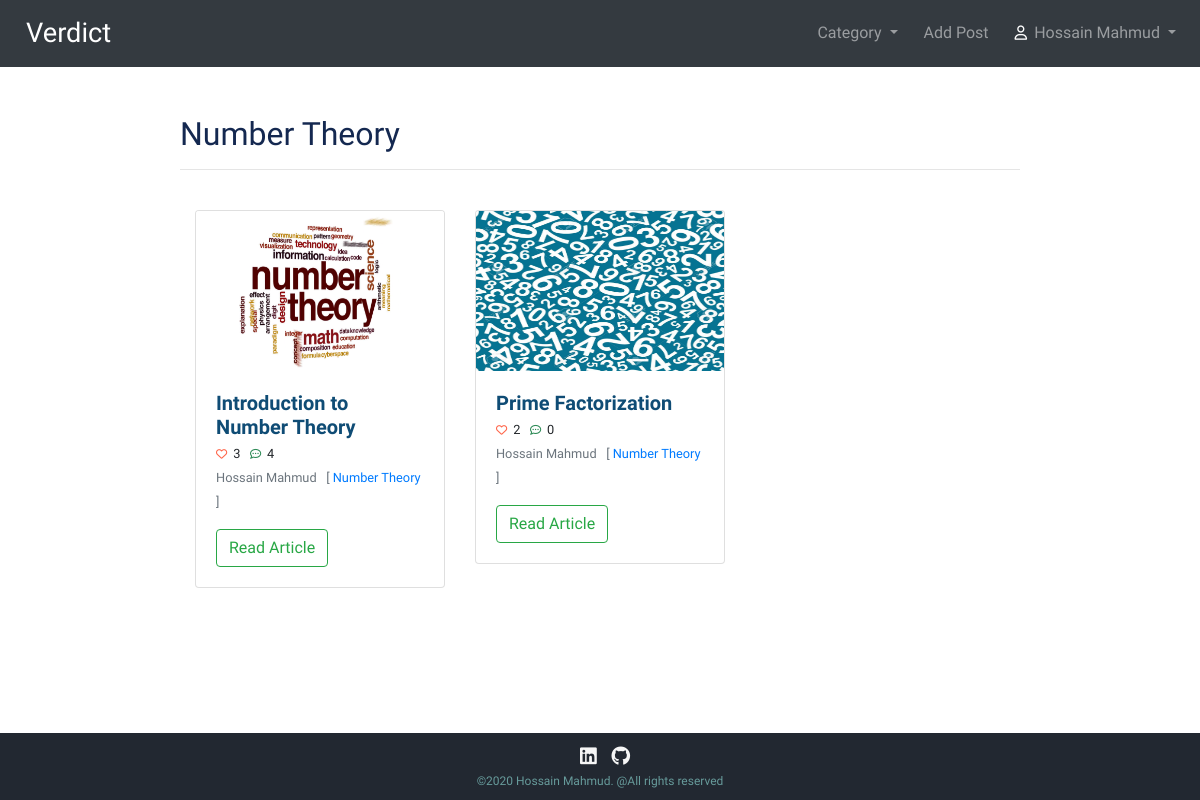
The page /category/Number Theory/ (signed in) on the database its author committed.
### blog/models.py (models this page shows, shortened)
class Post(models.Model):
    title = models.CharField(max_length=250)
    author = models.ForeignKey(User, on_delete=models.CASCADE)
    header_image = models.ImageField(null=True, blank=True, upload_to='images/')
    body = RichTextField(blank=True, null=True)
    date = models.DateField(auto_now_add=True)
    category = models.CharField(max_length=250, default='Miscellaneous')
    likes = models.ManyToManyField(User, related_name='post_likes')
    def total_likes(self):
        return self.likes.count()

### blog/views.py (the view)
# urls.py: path('category/<str:cat>/', CategoryView, name='category'),
def CategoryView(request, cat):
    category_post = Post.objects.filter(category=cat)
    cats = Category.objects.all()
    context = {
        'cat': cat,
        'cats': cats,
        'category_post': category_post
    }
    return render(request, 'blog/category.html', context)

### blog/templates/blog/category.html (shortened to what this page needs)
{% extends 'blog/base.html' %}
{% load static %}
{% block content %}
    <br><br>
    <h2 class="title"> {{ cat }} </h2>
    <hr> <br>
    <div class="container">
        <div class="row">
            {% for post in category_post %}
                <div class="col-lg-4 col-md-6 mb-3">
                    <div class="card">
                        {% if post.header_image %}
                            <img class="card-img-top"
                                 src="{{ post.header_image.url }}"
                                 alt="Card image cap">
                        {% else %}
                            <img class="card-img-top"
                                 src="{% static 'images/default.png' %}"
                                 alt="Card image cap">
                        {% endif %}
                        <div class="card-body">
                            <h5 class="card-title"> {{ post.title }} </h5>
                            <small>
                                <span style="font-size: 0.7rem; color: Tomato;">
                                    <i class="far fa-heart"></i>
                                </span>
                                &nbsp;{{ post.total_likes }}
                                <span style="font-size: 0.7rem; color: seagreen;">
                                <i class="far fa-comment-dots"></i>
                                </span>
                                &nbsp;{{ post.comments.count }}
                            </small>
                            <p class="card-text"><small
                                    class="text-muted">{{ post.author.first_name }} {{ post.author.last_name }}
                                &nbsp; [ <a href="{% url 'category' post.category %}"> {{ post.category }} </a>
                                ]</small></p>
                            <a href="{% url 'detail' post.id %}" class="btn btn-outline-success">Read Article</a>
                        </div>
                    </div>
                </div>
            {% endfor %}
        </div>
    </div>
{% endblock %}

### blog/templates/blog/base.html (shortened to what this page needs)
<!doctype html>
<html lang="en">
{% load static %}
<head>
    <link rel="stylesheet" href="{% static 'css/styles.css' %}">
    <link rel="stylesheet" href="https://stackpath.bootstrapcdn.com/bootstrap/4.2.1/css/bootstrap.min.css">
    <link rel="stylesheet"
          href="//cdnjs.cloudflare.com/ajax/libs/highlight.js/10.1.2/styles/default.min.css">
</head>
<nav class="navbar  navbar-expand-lg navbar-dark bg-dark">
    <a class="navbar-brand" href="{% url 'home' %}"> Verdict </a>
    <div class="collapse navbar-collapse" id="navbarSupportedContent">
        <ul class="navbar-nav ml-auto">
            {% if cats %}
                <li class="nav-item dropdown">
                    <a class="nav-space nav-link dropdown-toggle" href="#" id="navbarDropdown" role="button"
                       data-toggle="dropdown"
                       aria-haspopup="true" aria-expanded="false">
                        Category
                    </a>
                </li>
            {% endif %}
            {% if user.is_authenticated %}
                <li class="nav-item">
                    <a class="nav-space nav-link .text-white" href="{% url 'add_post' %}">Add Post</a>
                </li>
                <li class="nav-item dropdown">
                    <a class="nav-link dropdown-toggle" href="#" id="navbarDropdown" role="button"
                       data-toggle="dropdown"
                       aria-haspopup="true" aria-expanded="false">
                        <span style="color: white; font-size: 0.9rem; margin-right: 3px;"><i
                                class="far fa-user"></i></span>
                        {{ user.first_name }} {{ user.last_name }}
                    </a>
                </li>
            {% endif %}
        </ul>
    </div>
</nav>
<body>
<div class="base-container">
    {% block content %}
    {% endblock %}
</div>
<div class="bottom-container">
  <a href="https://www.linkedin.com/in/hmsayem/">
    <span class="social-icon">
      <i class="fab fa-linkedin"> </i>
    </span>
  </a>
  <a href="https://github.com/hmsayem">
    <span class="social-icon">
      <i class="fab fa-github"></i>
    </span>
  </a>
  <p class="copyright">©2020 Hossain Mahmud. @All rights reserved</p>
</div>
</body>
</html>

### static/css/styles.css (style rules this page uses)
.navbar-brand { font-family: 'Federo', sans-serif; font-size: 1.7rem !important; padding-left: 10px; padding-bottom: 5px !important; }
.nav-space { margin-right: 10px; }
body { font-family: 'Baloo Tamma 2', cursive !important; font-weight: 700; min-height: 100vh; position: relative; }
.base-container { margin: auto; padding-bottom: 5rem; width: 70% !important; }
.title { color: #142850; font-family: 'Aclonica', sans-serif; text-align: left; }
.card-title { margin-bottom: 2px !important; color: #0f4c75; font-weight: bold; }
.bottom-container { text-align: center; background-color: #222831; color: #f7f7f7; padding: 10px 0 10px 0; position: absolute; bottom: 0; width: 100%; }
.copyright { color: #679b9b; font-size: 0.75rem; margin-bottom: 0; }
img { width: auto !important; height: 160px !important; }
a { text-decoration: none !important; }
.social-icon { font-size: 1.2rem !important; color: #f6f6f6; margin-left: 10px; }

### rows shown on the page
Post: header_image (picture), title "Introduction to Number Theory", total_likes "3", comments.count "4", author.first_name "Hossain", author.last_name "Mahmud", category "Number Theory"
Post: header_image (picture), title "Prime Factorization", total_likes "2", comments.count "0", author.first_name "Hossain", author.last_name "Mahmud", category "Number Theory"

### other values the page prints
{{ user.first_name }} "Hossain"
{{ user.last_name }} "Mahmud"
{{ cat }} "Number Theory"
